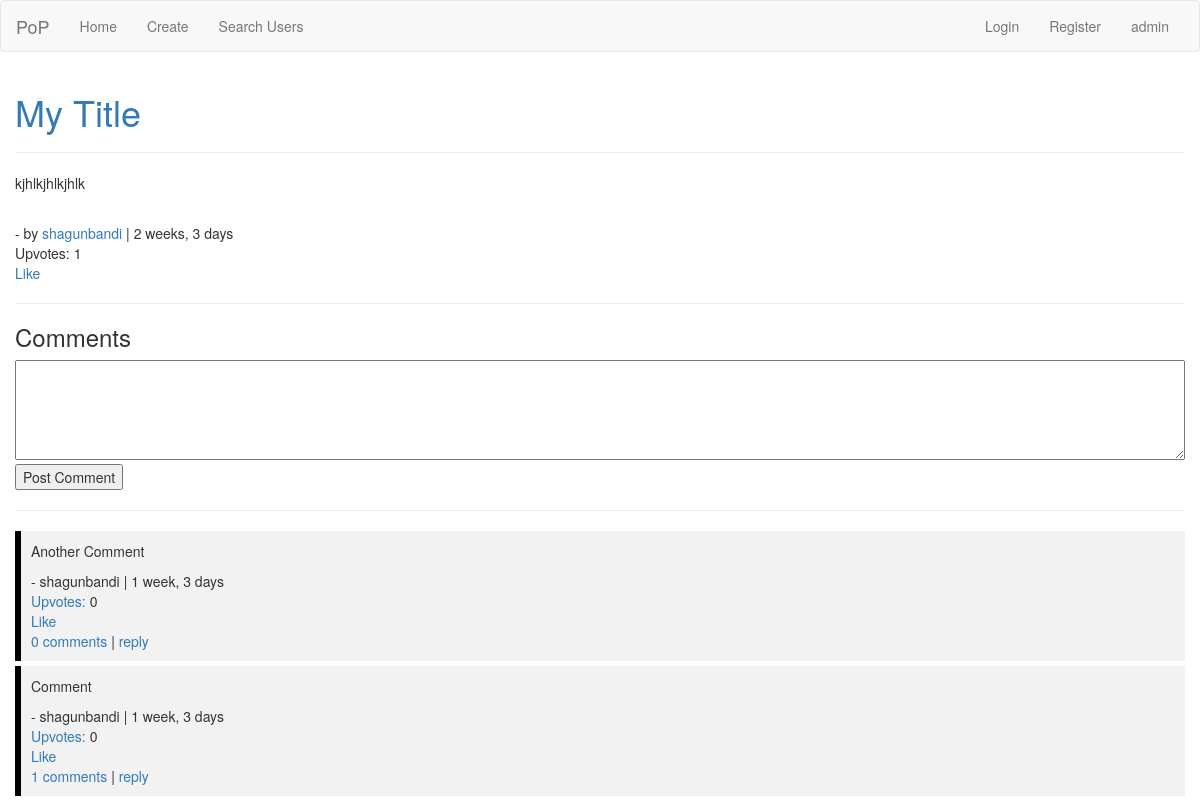
Page /posts/my-title/ on the committed database.
### posts/models.py (models this page shows, shortened)
class Post(models.Model):
    user = models.ForeignKey(settings.AUTH_USER_MODEL)
    title = models.CharField(max_length=120)
    slug = models.SlugField(unique=True)
    content = models.TextField()
    updates = models.DateTimeField(auto_now=True, auto_now_add=False)
    timestamp = models.DateTimeField(auto_now=False, auto_now_add=True)
    image = models.ImageField(
        upload_to=upload_location,
        null=True,
        blank=True,
        width_field="width_field",
        height_field="height_field"
    )
    width_field = models.IntegerField(default=0)
    height_field = models.IntegerField(default=0)
    upvotes = models.ManyToManyField(settings.AUTH_USER_MODEL, blank=True, related_name='post_upvotes')
    def get_absolute_url(self):
        return reverse('posts:detail', kwargs={'slug': self.slug})
    def get_api_upvotes_url(self):
        return reverse('posts:upvote-toggle-api', kwargs={'slug': self.slug})
    class Meta:
        ordering = ["-timestamp", "-updates"]
    def has_upvoted(self, user):
        if user in self.upvotes.all():
            return True
        return False
    @property
    def comments(self):
        instance = self
        qs = Comment.objects.filter_by_instance(instance)
        return qs
    @property
    def get_content_type(self):
        content_type = ContentType.objects.get_for_model(self.__class__)
        return content_type

### comments/models.py (models this page shows, shortened)
class Comment(models.Model):
    user = models.ForeignKey(settings.AUTH_USER_MODEL)
    content_type = models.ForeignKey(ContentType, on_delete=models.CASCADE)
    object_id = models.PositiveIntegerField()
    content_object = GenericForeignKey('content_type', 'object_id')
    content = models.TextField()
    date = models.DateTimeField(auto_now_add=True)
    timestamp = models.DateTimeField(auto_now=False, auto_now_add=True)
    parent = models.ForeignKey("self", null=True, blank=True)
    upvotes = models.ManyToManyField(settings.AUTH_USER_MODEL, blank=True, related_name='comment_upvotes')
    objects = CommentManager()
    class Meta:
        ordering = ["-timestamp"]
    def children(self):
        return Comment.objects.filter(parent=self)
    def get_api_upvotes_url(self):
        return reverse('posts:comments:upvote-toggle-api', kwargs={'pk': self.pk, 'slug': self.content_object.slug})

### posts/views.py (the view, shortened to what this page needs)
# urls.py: url(r'^(?P<slug>[\w-]+)/$', views.posts_detail, name='detail'),
def posts_detail(request, slug=None):
    instance = get_object_or_404(Post, slug=slug)
    initial_data = {
        'content_type': instance.get_content_type,
        'object_id': instance.id
    }
    comment_form = CommentForm(request.POST or None, initial=initial_data)
    comments = instance.comments
    has_upvoted = instance.has_upvoted(user=request.user)
    context = {
        'title': instance.title,
        'instance': instance,
        'comments': comments,
        'comment_form': comment_form,
        'has_upvoted': has_upvoted
    }
    return render(request, 'posts/details.html', context)

### comments/forms.py
class CommentForm(forms.Form):
    content_type = forms.CharField(widget=forms.HiddenInput)
    object_id = forms.IntegerField(widget=forms.HiddenInput)
    content = forms.CharField(label='', widget=forms.Textarea)

### comments/models.py (called while the page is built)
    def filter_by_instance(self, instance):
        content_type = ContentType.objects.get_for_model(instance.__class__)
        object_id = instance.id
        qs = super(CommentManager, self).filter(content_type=content_type, object_id=object_id).filter(parent=None)
        return qs

### posts/templates/posts/details.html (shortened to what this page needs)
{% extends 'peace/base.html' %}
{% load staticfiles %}
{% block head %}
    <link rel="stylesheet" type="text/css" href="{% static 'posts/static/details.css' %}"/>
{% endblock %}
{% block body %}
    <h1><a href="{{ instance.get_absolute_url }}"> {{ instance.title }}</a></h1><hr/>
    {{ instance.content|linebreaks }}<br/>
    - by <a href="{% url 'accounts:profile' username=instance.user.username %}"> {{ instance.user.username }} </a>
    | {{ instance.timestamp | timesince }} <br/>
    <div class="parent-like">
    Upvotes: <span class="like-count" data-likes="{{ instance.upvotes.count }}">{{ instance.upvotes.count }}</span><br/>
    <a class="like-btn" data-href="{{ instance.get_api_upvotes_url }}">
    {% if has_upvoted %}
        Unlike
    {% else %}
        Like
    {% endif %}
    </a>
    </div>
    <hr/>
    <div>
        <h3>Comments</h3>
        <form method="post" action="">
            {{ comment_form }}
            <input type="submit" value="Post Comment">
        </form>
        <hr/>
        {% for comment in instance.comments %}
            <div class="comment-main">
        {% include 'posts/includes/comments.html' %}
            </div>
        {% endfor %}
    </div>
{% endblock %}

### posts/templates/peace/base.html (shortened to what this page needs)
{% load staticfiles %}
<!DOCTYPE html>
<html lang="en">
<head>
    <link rel="stylesheet" href="https://maxcdn.bootstrapcdn.com/bootstrap/3.3.7/css/bootstrap.min.css">
    <link rel="stylesheet" type="text/css" href="{% static 'peace/static/base.css' %}"/>
    {% block head %}{% endblock %}
</head>
<body>
{% include 'posts/includes/nav.html' %}
<div class="container-fluid main-div" align="left">
{% block body %}
{% endblock %}
</div>
</body>
</html>

### posts/templates/posts/includes/nav.html (shortened to what this page needs)
<nav class="navbar navbar-default">
    <div class="container-fluid">
        <div class="navbar-header">
            <a class="navbar-brand" href="#">PoP</a>
        </div>
        <div class="collapse navbar-collapse" id="myNavbar">
            <ul class="nav navbar-nav">
                <li><a href="{% url 'posts:index' %}">Home</a></li>
                <li><a href="{% url 'posts:create' %}">Create</a></li>
                <li><a href="{% url 'accounts:search' %}">Search Users</a></li>
            </ul>
            <ul class="nav navbar-nav navbar-right">
                {% if user.is_authenticated %}
                    <li><a href="{% url 'accounts:profile' username=user.username %}">{{ user.username }}</a></li>
                    <li><a href="{% url 'accounts:logout' %}">Logout</a></li>
                {% else %}
                    <li><a href="{% url 'accounts:login' %}">Login</a></li>
                    <li><a href="{% url 'accounts:register' %}">Register</a></li>
                {% endif %}
                <li><a href="/admin/">admin</a></li>
            </ul>
        </div>
    </div>
</nav>

### posts/templates/posts/includes/comments.html (shortened to what this page needs)
{{ comment.content|linebreaks }}
- {{ comment.user.username }} | {{ comment.timestamp | timesince }}<br/>
<a type="button" data-toggle="modal" data-target="#whoLiked">Upvotes: </a>
<span class="like-count" data-likes="{{ comment.upvotes.count }}">{{ comment.upvotes.count }}</span><br/>
<a class="like-btn" data-href="{{ comment.get_api_upvotes_url }}">
    {% if request.user in comment.upvotes.all %}
        Unlike
    {% else %}
        Like
    {% endif %}
</a>
<br/>
<div class="comment_reply" id="{{ comment.pk }}">
    <footer>
        <a class="show-comments" href="#{{ comment.pk }}">{{ comment.children.count }} comments</a> | <a class="reply-comment">reply</a><br/>
    </footer>
</div>

### posts/static/peace/static/base.css (style rules this page uses)
textarea { width: 100vw; height: 100px; max-width: 100%; }

### posts/static/posts/static/details.css (style rules this page uses)
.comment-main { border-left: 6px solid black; background-color: #f2f2f2; margin-bottom: 5px; padding: 10px; }

### rows in the picture
Post: title "My Title", content "kjhlkjhlkjhlk", user.username "shagunbandi", timestamp "2 weeks, 3 days", upvotes.count "1"
Comment: content "Another Comment", user.username "shagunbandi", timestamp "1 week, 3 days", upvotes.count "0", shows "Like", children.count "0"
Comment: content "Comment", user.username "shagunbandi", timestamp "1 week, 3 days", upvotes.count "0", shows "Like", children.count "1"
